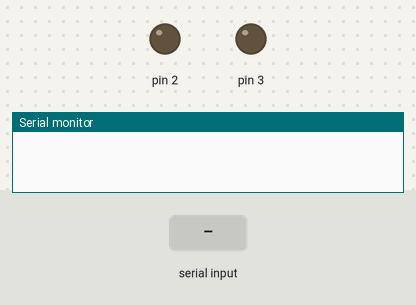
A sketch run on a simulated Arduino Uno, built with avr-gcc and run on an emulated ATmega328P. Shown: output pins drawn as LEDs (lit = HIGH), the last lines printed to the serial monitor. The test bench sets the inputs (shaded band).

Above: at 1.2 s.
1.3 s: "b" received over Serial
At 2.3 s:
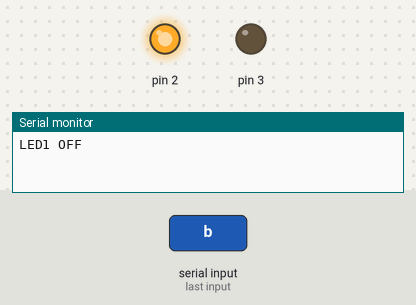
2.8 s: "d" received over Serial
At 3.4 s:
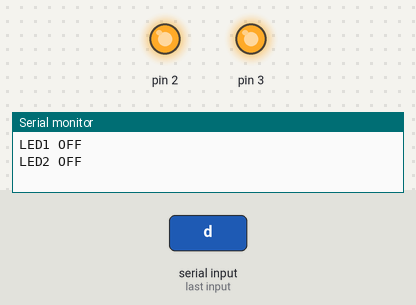
4.3 s: "a" received over Serial
At 5.5 s:
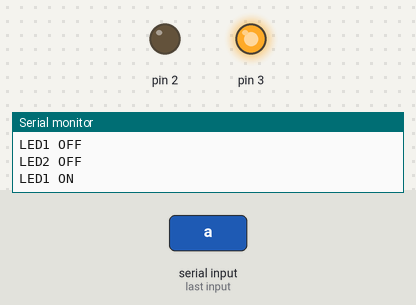
5.8 s: "c" received over Serial
At 6.9 s:
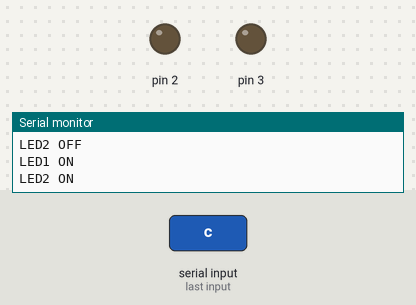
Timing chart, 0 to 8.3 s (numbered marks = the images above; inputs shaded):
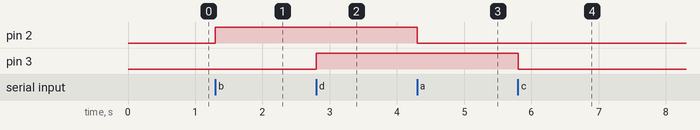

The sketch:

sketch_sep30a.ino
```cpp
void setup() {
  // put your setup code here, to run once:
  pinMode(2, OUTPUT);
  pinMode(3, OUTPUT);
  Serial.begin(9600);
}

void loop() {
  // put your main code here, to run repeatedly:
  if(Serial.available()>0){
      char inChar = Serial.read();
      if(inChar == 'b'){
          Serial.println("LED1 OFF");
          digitalWrite(2, HIGH);
        }
      if(inChar == 'a'){
          Serial.println("LED1 ON");
          digitalWrite(2, LOW);
        }
      if(inChar == 'd'){
        Serial.println("LED2 OFF");
          digitalWrite(3, HIGH);
        }
      if(inChar == 'c'){
          Serial.println("LED2 ON");
          digitalWrite(3, LOW);
        }
    }
}
```

Measured:
- after the input at 1.3 s, pin 2: LOW → HIGH at once
- after the input at 2.8 s, pin 3: LOW → HIGH at once
- after the input at 4.3 s, pin 2: HIGH → LOW at once
- after the input at 5.8 s, pin 3: HIGH → LOW at once
